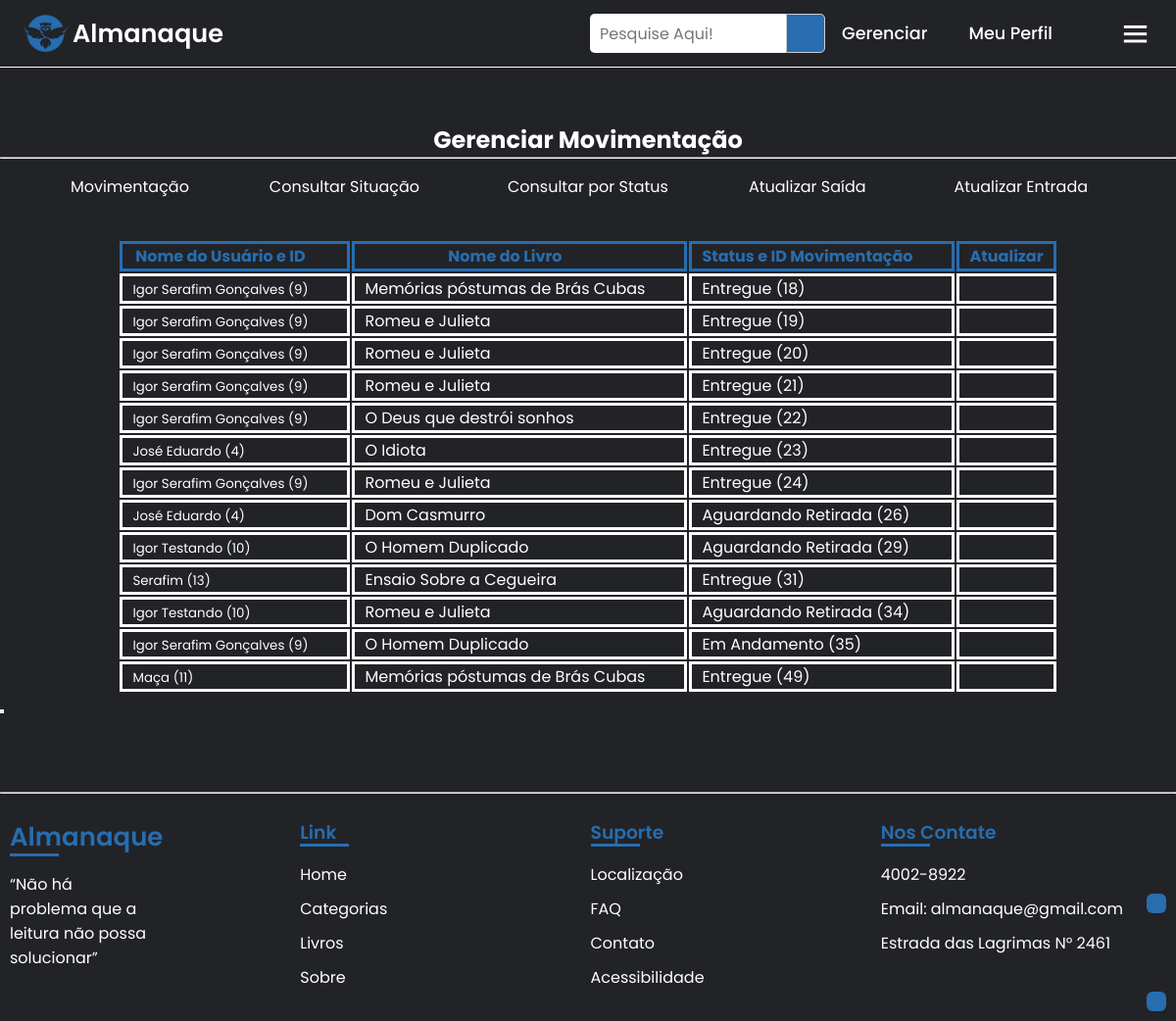
The app's page /funcionario/gerenciar_movimentacao/movimentacao_lista.php (signed in) with its own data.
### tables this page shows
CREATE TABLE `usuario` (
  `id_usuario` int NOT NULL,
  `nome_usuario` varchar(50) NOT NULL,
  `email_usuario` varchar(50) NOT NULL,
  `data_usuario` date NOT NULL,
  `cpf_usuario` varchar(255) NOT NULL,
  `senha_usuario` varchar(255) NOT NULL,
  `endereco_usuario` varchar(50) NOT NULL,
  `telefone_usuario` varchar(11) NOT NULL,
  `id_sessao` int NOT NULL
);

CREATE TABLE `movimentacao` (
  `id_movimentacao` int NOT NULL,
  `data_saida_movimentacao` date DEFAULT NULL,
  `data_limite_movimentacao` date DEFAULT NULL,
  `data_volta_movimentacao` date DEFAULT NULL,
  `id_usuario` int NOT NULL,
  `id_livro` int NOT NULL,
  `id_status_movimentacao` int NOT NULL,
  `id_funcionario` int DEFAULT NULL COMMENT 'funcionario que fez a checagem da movimentação.'
);

CREATE TABLE `livro` (
  `id_livro` int NOT NULL,
  `nome_livro` varchar(150) NOT NULL,
  `editora_livro` varchar(50) NOT NULL,
  `id_genero` int NOT NULL,
  `num_edicao_livro` int NOT NULL,
  `estoque_livro` int NOT NULL,
  `url_imagem_livro` varchar(5000) DEFAULT NULL,
  `sinopse_livro` varchar(1000) DEFAULT NULL,
  `id_autor` int NOT NULL
);

CREATE TABLE `status_movimentacao` (
  `id_status_movimentacao` int NOT NULL,
  `nome_status_movimentacao` varchar(50) NOT NULL
);

### funcionario/gerenciar_movimentacao/movimentacao_lista.php (the view, shortened to what this page needs)
<?php
if($_SESSION['id_sessao'] == 2) {
?>
<!DOCTYPE html>
<html lang="pt-br">
<head>
    <link rel="stylesheet" href="../../css/style.css">
    <link rel="stylesheet" href="../../css/table.css">
    <link rel="stylesheet" href="../../css/menu_gerenciar.css">
    <link rel="stylesheet" href="../../css/livro-aberto.css">
    <link href="https://cdn.jsdelivr.net/npm/remixicon@3.5.0/fonts/remixicon.css" rel="stylesheet">
    <link rel="stylesheet"href="https://unpkg.com/boxicons@latest/css/boxicons.min.css">
</head>
<body>
<?php include('../../include/import_menu_gerenciar.php');
    include('../../include/conexao.php'); ?>
    <br><br><br><br><br>
    <?php include('../../include/import_menu_movimentacao_gerenciar.php'); ?>
    <br>
    <table>
        <tr>
            <th class="atributo_th">Nome do Usuário e ID</th>
            <th class="atributo_th">Nome do Livro</th>
            <th class="atributo_th">Status e ID Movimentação</th>
            <th class="id_th">Atualizar</th>
        </tr>
        <?php
        $sql = mysqli_query($mysqli, "SELECT  *   FROM  Movimentacao");
        while ($result = mysqli_fetch_array($sql))
            {
                $id_movimentacao = $result['id_movimentacao'];
                $id_usuario = $result['id_usuario'];
                $id_livro = $result['id_livro'];
                $id_status_movimentacao = $result['id_status_movimentacao'];
                echo "<tr>";
                    $sql2 = "SELECT * FROM usuario id_usuario WHERE id_usuario = '$id_usuario'";
                    $resultad2 = $mysqli->query($sql2);
                    while ($row = mysqli_fetch_array($resultad2))
                    {
                        echo "<td class='atributo_td'><form method='post' action='movimentacao_aberto.php'>
                        <input name='id_movimentacao' value='".$id_movimentacao."' style='display: none;'>
                            <button type='submit' name='Submit' style='border: none; background-color: transparent; color: #fff; cursor: pointer; '>
                                ".$row['nome_usuario']." (".$id_usuario.")
                            </button>
                        </form></td>";
                    }
                    $sql3 = "SELECT * FROM livro id_livro WHERE id_livro = '$id_livro'";
                    $resultad3 = $mysqli->query($sql3);
                    while ($row3 = mysqli_fetch_array($resultad3))
                    {
                        echo "<td class='atributo_td'>".$row3['nome_livro']."</td>";
                    }
                    $sql4 = "SELECT * FROM status_movimentacao id_status_movimentacao WHERE id_status_movimentacao = '$id_status_movimentacao'";
                    $resultad4 = $mysqli->query($sql4);
                    while ($row4 = mysqli_fetch_array($resultad4))
                    {
                        echo "<td class='atributo_td'>".$row4['nome_status_movimentacao']." (".$id_movimentacao.")</td>";
                        if($id_status_movimentacao == 4){
                            echo"<form action='php/variaveis_atualizar_movimentacao.php' method='post'>
                                    <input type='text' value='".$id_usuario."' name='id_usuario' style='display:none;'>
                                    <input type='text' value='id_usuario' name='atualizar_por' style='display:none;'>
                                    <input type='text' value='saida' name='caminho' style='display:none;'>
                                    <td class='id_td'>
                                    <button type='submit' style='border: none; background-color: transparent; color: #fff; cursor: pointer;'>
                                        <i class='ri-edit-2-fill'></i>
                                    </button></td>
                                </form>";
                        }
                        elseif($id_status_movimentacao == 3){
                            echo "<td class='id_td'><i class='ri-check-double-fill'></i></td>";
                        }
                        else{
                            echo"<form action='php/variaveis_atualizar_movimentacao.php' method='post'>
                                <input type='text' value='".$id_usuario."' name='id_usuario' style='display:none;'>
                                <input type='text' value='id_usuario' name='atualizar_por' style='display:none;'>
                                <input type='text' value='entrada' name='caminho' style='display:none;'>
                                <td class='id_td'>
                                <button type='submit' class:'button' style='border: none; background-color: transparent; color: #fff; cursor: pointer;' >
                                    <i class='ri-edit-2-fill'></i>
                                </button></td>
                            </form>";
                        }
                    }
            };
        ?>
    </table>
            <form action='atualizar_movimentacao.php' method="post">
                <button type='submit'>
                </button>
            </form>
    <br><br><br>
    <?php include('../../include/import_footer_gerenciar.php');
    include('../../include/acessibilidade.php') ?>
    <a id="link-acessibilidade" href="https://chrome.google.com/webstore/detail/selection-reader-text-to/fdffijlhedcdiblbingmagmdnokokgbi/related?hl=pt-BR"><i class="ri-speak-fill"></i></a>
    <a id="link-up" href="#"><i class="ri-arrow-up-double-line"></i></a>
</body>
</html>
<?php
}
else {
    echo "Você não pode acessar essa página, sua permissão é inválida";
}
?>

### css/style.css (style rules this page uses)
* { padding: 0; margin: 0; box-sizing: border-box; font-family: 'Poppins', sans-serif; text-decoration: none; list-style: none; }
:root { --bg-color: #222327; --text-color: #fff; --main-color: #276daf; }
body { min-height: 100vh; background: var(--bg-color); color: var(--text-color); }
#link-up { z-index: 1; position: fixed; color: white; background-color: #276daf; padding: 10px; right: 10px; bottom: 10px; border-radius: 30%; transition: all .50s ease; }
#link-acessibilidade { z-index: 1; position: fixed; color: white; background-color: #276daf; padding: 10px; margin-bottom: 100px; right: 10px; bottom: 10px; border-radius: 30%; transition: all .50s ease; }

### css/table.css (style rules this page uses)
table { margin: auto; }
th { color: #276daf; }
.id_th, .id_td { text-align: center; padding-left: 10px; padding-right: 10px; border: solid; }
.atributo_th, .atributo_td { padding-left: 10px; padding-right: 40px; border: solid; }

### css/menu_gerenciar.css (style rules this page uses)
:root { --bg-color: #222327; --text-color: #fff; --main-color: #276daf; }
a { color: #fff; text-decoration: none; transition: all .50s ease ; }

### css/livro-aberto.css (style rules this page uses)
:root { --bg-color: #222327; --text-color: #fff; --main-color: #276daf; }

### records on screen
movimentacao: id_usuario "9", id_movimentacao "18"
usuario: nome_usuario "Igor Serafim Gonçalves"
livro: nome_livro "Memórias póstumas de Brás Cubas"
status_movimentacao: nome_status_movimentacao "Entregue"
movimentacao: id_usuario "9", id_movimentacao "19"
livro: nome_livro "Romeu e Julieta"
movimentacao: id_usuario "9", id_movimentacao "20"
movimentacao: id_usuario "9", id_movimentacao "21"
movimentacao: id_usuario "9", id_movimentacao "22"
livro: nome_livro "O Deus que destrói sonhos"
movimentacao: id_usuario "4", id_movimentacao "23"
usuario: nome_usuario "José Eduardo"
livro: nome_livro "O Idiota"
movimentacao: id_usuario "9", id_movimentacao "24"
movimentacao: id_usuario "4", id_movimentacao "26"
livro: nome_livro "Dom Casmurro"
status_movimentacao: nome_status_movimentacao "Aguardando Retirada"
movimentacao: id_usuario "10", id_movimentacao "29"
usuario: nome_usuario "Igor Testando"
livro: nome_livro "O Homem Duplicado"
movimentacao: id_usuario "13", id_movimentacao "31"
usuario: nome_usuario "Serafim"
livro: nome_livro "Ensaio Sobre a Cegueira"
movimentacao: id_usuario "10", id_movimentacao "34"
movimentacao: id_usuario "9", id_movimentacao "35"
status_movimentacao: nome_status_movimentacao "Em Andamento"
movimentacao: id_usuario "11", id_movimentacao "49"
usuario: nome_usuario "Maça"
